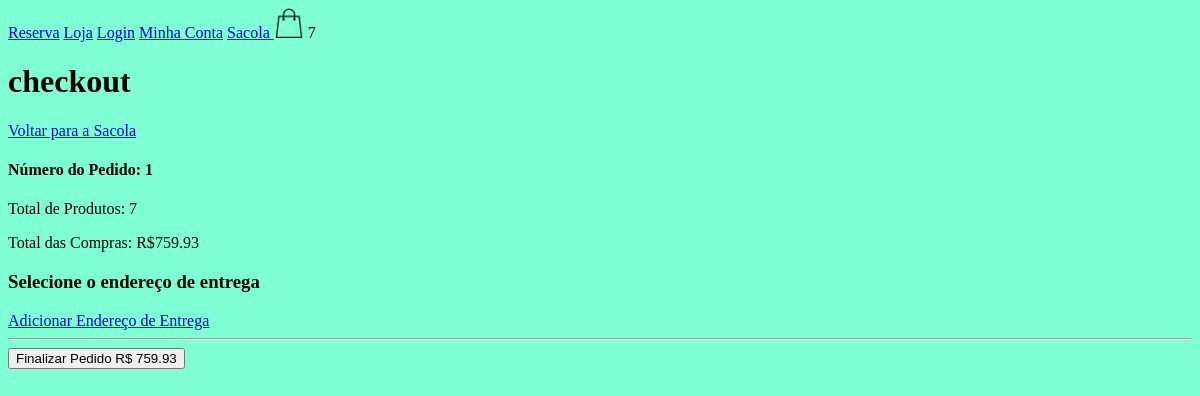
/checkout/ (signed in), run on an earlier commit of the app's database.
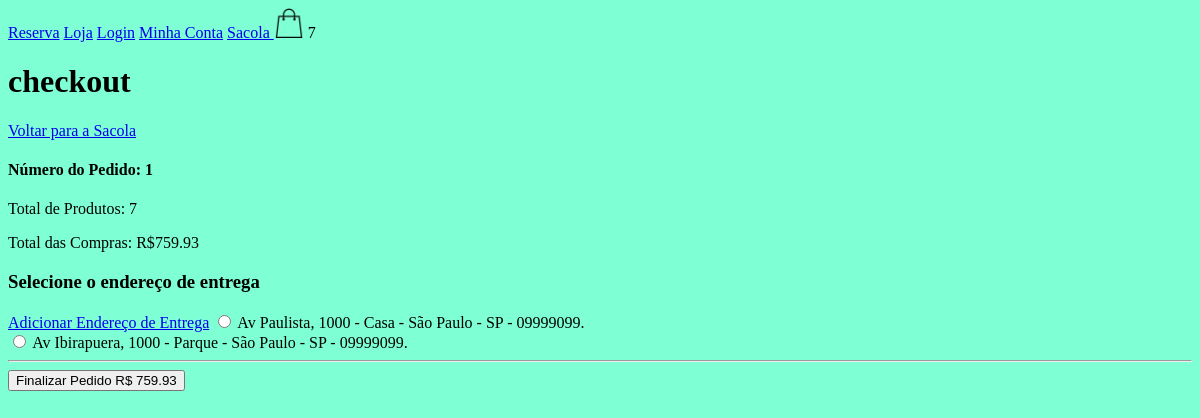
And on a later commit of the database.
### loja/models.py (models this page shows, shortened)
class Endereco(models.Model):
    rua = models.CharField(max_length=400, null=True, blank=True)
    numero = models.IntegerField(default=0)
    complemento = models.CharField(max_length=200, null=True, blank=True)
    cep = models.CharField(max_length=200, null=True, blank=True)
    cidade = models.CharField(max_length=200, null=True, blank=True)
    estado = models.CharField(max_length=200, null=True, blank=True)
    cliente_endereco = models.ForeignKey(Cliente, null=True, blank=True, on_delete=models.SET_NULL)

### loja/views.py (the view)
# urls.py: path('checkout/', checkout, name='checkout'),
def checkout(request):
    if request.user.is_authenticated:
        cliente = request.user.cliente
    else:
        if request.COOKIES.get("id_sessao"):
            id_sessao = request.COOKIES.get("id_sessao")
            cliente, criado = Cliente.objects.get_or_create(id_sessao=id_sessao)
        else:
            return redirect('loja')
    pedido, criado = Pedido.objects.get_or_create(cliente=cliente, finalizado=False)
    enderecos = Endereco.objects.filter(cliente_endereco=cliente)
    context = {"pedido": pedido, "enderecos": enderecos}
    return render(request, 'checkout.html', context)

### loja/models.py (called while the page is built)
    @property
    def qtde_total(self):
        itens_pedido = ItensPedido.objects.filter(pedido__id=self.id)
        quantidade = sum([item.quantidade for item in itens_pedido])
        return quantidade

    @property
    def preco_total(self):
        itens_pedido = ItensPedido.objects.filter(pedido__id=self.id)
        preco = sum([item.preco_total for item in itens_pedido])
        return preco

    @property
    def preco_total(self):
        return self.quantidade * self.item_estoque.produto.preco

### loja/novos_context.py (called while the page is built)
def sacola(request):
    qtde_prod_sacola = 0
    if request.user.is_authenticated:
        cliente = request.user.cliente
    else:
        if request.COOKIES.get("id_sessao"):
            id_sessao = request.COOKIES.get("id_sessao")
            cliente, criado = Cliente.objects.get_or_create(id_sessao=id_sessao)
        else:
            return {'qtde_prod_sacola': qtde_prod_sacola}
    pedido, criado = Pedido.objects.get_or_create(cliente=cliente, finalizado=False)
    itens_pedido = ItensPedido.objects.filter(pedido=pedido)
    for item in itens_pedido:
        qtde_prod_sacola += item.quantidade
    return {'qtde_prod_sacola': qtde_prod_sacola}

### loja/templates/checkout.html (shortened to what this page needs)
{% extends 'base.html' %}
{% load static %}
{% block content %}
    <h1>checkout</h1>
        <a href="{% url 'sacola' %}">Voltar para a Sacola </a>
    <h4>Número do Pedido: {{pedido.id }}</h4>
    <p>Total de Produtos: {{ pedido.qtde_total }}</p>
    <p>Total das Compras: R${{pedido.preco_total }}</p>
    <form method="POST" action="">
    <h3>Selecione o endereço de entrega</h3>
        <a href="{% url 'adicionar_endereco' %}">Adicionar Endereço de Entrega</a>
    {% for endereco in enderecos %}
    <input type="radio" name="endereco" value="{{ endereco.id }}">
    <label for="{{ endereco.id }}">
        {{ endereco.rua }},
        {{ endereco.numero }} -
        {{ endereco.complemento }} -
        {{ endereco.cidade }} -
        {{ endereco.estado }} -
        {{ endereco.cep}}.
    </label>
    <br>
    {% endfor %}
    <hr>
    <button type="submit"> Finalizar Pedido R$ {{pedido.preco_total }}</button>
</form>
{% endblock %}

What changed in the data, as far as the page shows it:
added Endereco: rua "Av Paulista", numero "1000", complemento "Casa", cidade "São Paulo", estado "SP", cep "09999099"
added Endereco: rua "Av Ibirapuera", numero "1000", complemento "Parque", cidade "São Paulo", estado "SP", cep "09999099"
